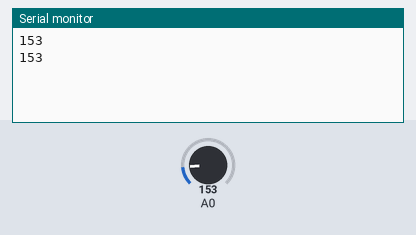
Bench run of a sketch on a simulated Arduino Uno, built with avr-gcc and run on an emulated ATmega328P. Parts: the last lines printed to the serial monitor. The test bench sets the inputs (shaded band); at power-on: A0 = 153.

Above: at 1.8 s.
1.9 s: A0 set to 165
At 2.8 s:
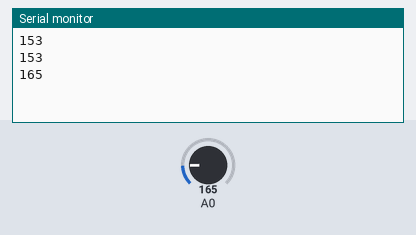
3.4 s: A0 set to 175
At 4.7 s:
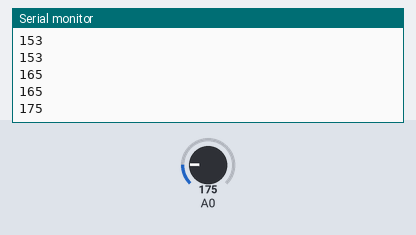
Timing chart, 0 to 6.4 s (numbered marks = the images above; inputs shaded):
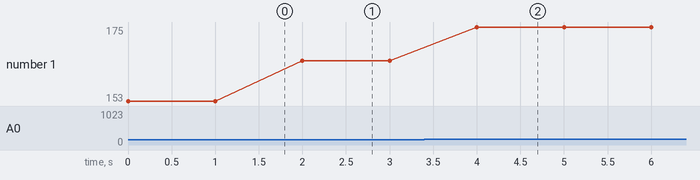

Measured:
- after the input at 1.9 s, the serial monitor: prints a new line after 0.10 s (image 1)
- after the input at 3.4 s, the serial monitor: prints a new line after 0.60 s (image 2)
- plotted number 1: 153 → 165 after the input at 1.9 s, 165 → 175 after the input at 3.4 s

The sketch:

leer_adc.ino
```cpp
// Ernesto Leal · Halifar Electronic Tech
// TMP36 TO-92: +Vs a 5V, Vout a A0, GND a GND; UNO R3.
void setup() {
  Serial.begin(9600);
}
void loop() {
  const int lectura = analogRead(A0); // Lee el ADC de 10 bits.
  Serial.println(lectura);
  delay(1000); // Una lectura por segundo, aproximadamente.
}
```
